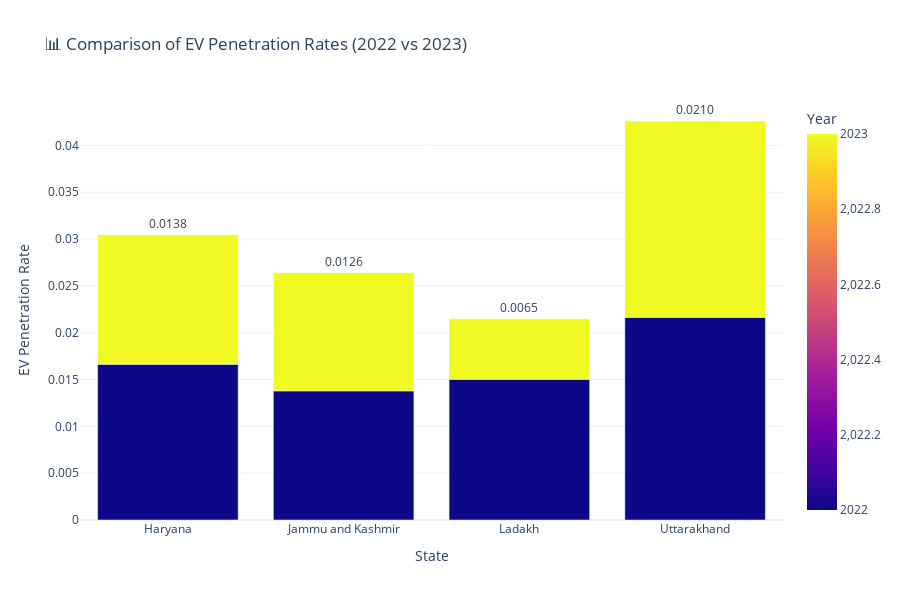

Source (notebook cell):
### Code cell
fig_bar = px.bar(
    yearly_22_23,
    x='state',
    y='ev_penetration_rate',
    color='year',
    barmode='group',
    text=yearly_22_23['ev_penetration_rate'].apply(lambda x: f"{x:.4f}"),
    title="📊 Comparison of EV Penetration Rates (2022 vs 2023)",
    labels={
        'ev_penetration_rate': 'EV Penetration Rate',
        'state': 'State',
        'year': 'Year'
    },
    color_discrete_map={2022: '#2ecc71', 2023: '#e74c3c'}
)

fig_bar.update_traces(textposition='outside')
fig_bar.update_layout(
    template="plotly_white",
    yaxis_title='EV Penetration Rate',
    xaxis_title='State',
    height=600
)

fig_bar.show()

### Figure 1 — Plotly figure (JSON) as saved in the notebook; plotly's stock layout.template omitted (floating-point values rounded to 4 significant figures)
{"data": [{"alignmentgroup": "True", "hovertemplate": "State=%{x}<br>EV Penetration Rate=%{y}<br>text=%{text}<br>Year=%{marker.color}<extra></extra>", "legendgroup": "", "marker": {"color": [2022, 2023, 2022, 2023, 2022, 2023, 2022, 2023], "coloraxis": "coloraxis", "pattern": {"shape": ""}}, "name": "", "offsetgroup": "", "orientation": "v", "showlegend": false, "text": ["0.0166", "0.0138", "0.0138", "0.0126", "0.0150", "0.0065", "0.0216", "0.0210"], "textposition": "outside", "type": "bar", "x": ["Haryana", "Haryana", "Jammu and Kashmir", "Jammu and Kashmir", "Ladakh", "Ladakh", "Uttarakhand", "Uttarakhand"], "xaxis": "x", "y": [0.01663, 0.01383, 0.01379, 0.01262, 0.01503, 0.006463, 0.02164, 0.02096], "yaxis": "y"}], "layout": {"barmode": "group", "coloraxis": {"colorbar": {"title": {"text": "Year"}}, "colorscale": [[0, "#0d0887"], [0.1111, "#46039f"], [0.2222, "#7201a8"], [0.3333, "#9c179e"], [0.4444, "#bd3786"], [0.5556, "#d8576b"], [0.6667, "#ed7953"], [0.7778, "#fb9f3a"], [0.8889, "#fdca26"], [1, "#f0f921"]]}, "height": 600, "legend": {"tracegroupgap": 0}, "title": {"text": "📊 Comparison of EV Penetration Rates (2022 vs 2023)"}, "xaxis": {"anchor": "y", "domain": [0, 1], "title": {"text": "State"}}, "yaxis": {"anchor": "x", "domain": [0, 1], "title": {"text": "EV Penetration Rate"}}}}
